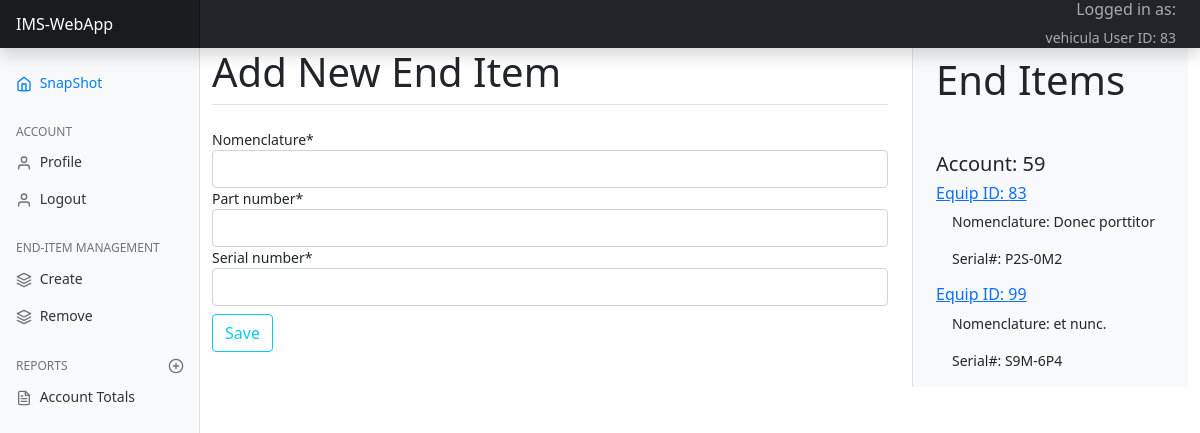
Page /home/newitem/ (signed in) on the committed database.
### account/models.py (models this page shows, shortened)
class Account(AbstractBaseUser):
    custodian_id            = models.AutoField(primary_key=True)
    email                   = models.EmailField(verbose_name="email",max_length=60, unique=True)
    username                = models.CharField(max_length=30, unique=True)
    first_name              = models.CharField(max_length=45)
    last_name               = models.CharField(max_length=45)
    date_joined             = models.DateTimeField(verbose_name='date joined', auto_now_add=True)
    last_login              = models.DateTimeField(verbose_name='last login', auto_now=True)
    is_admin                = models.BooleanField(default=False)
    is_active               = models.BooleanField(default=False)
    is_staff                = models.BooleanField(default=False)
    is_superuser            = models.BooleanField(default=False)
    USERNAME_FIELD = 'email'
    REQUIRED_FIELDS = ['username', 'first_name','last_name',]
    objects = MyAccountManager()

### ims/models.py (models this page shows, shortened)
class EndItem(models.Model):
    end_item_id = models.AutoField(primary_key=True)
    nomenclature = models.CharField(max_length=45)
    part_number = models.CharField(max_length=45)
    serial_number = models.CharField(max_length=45)
    end_item_account_number = models.ForeignKey(EqAccount, on_delete=models.CASCADE, null=True, blank=True)
    status = models.IntegerField

### ims/views.py (the view)
# urls.py: path('newitem/', views.newItem, name='newItem'),
@login_required(login_url='login')
def newItem(request):
    current_user = request.user
    user_id = get_user_id(request)
    eq_acct = get_eq_acct(user_id)
    end_items = get_end_items(eq_acct)
    title = "New Item"
    context = {}
    print('Eq Acct: ', eq_acct)
    if request.method == 'POST':
        form = new_item_form(request.POST)
        context = {'form': form, 'current_user': current_user,
                'user_id': user_id,
                'eq_acct': eq_acct,
                'end_items': end_items,
                'title': title,
        }
        form.instance.end_item_account_number = EqAccount.objects.filter(eq_account_custodian_id = request.user.pk).first()
        form.save()
        messages.success(request, f'Your equipment item has been added!')
    else:
        form = new_item_form()
        context = {'form': form, 'current_user': current_user,
                'user_id': user_id,
                'eq_acct': eq_acct,
                'end_items': end_items,
                'title': title,
        }
    return render(request, 'ims/new_end_item.html', context)

### ims/forms.py
class new_item_form(ModelForm):
    class Meta:
        model = models.EndItem
        exclude = ('end_item_account_number',)

### ims/views.py (called while the page is built)
def get_user_id(request):
    current_user = request.user
    user_id = current_user.pk
    return user_id

def get_eq_acct(user_id):
    eq_acct = EqAccount.objects.values_list('eq_account_number', flat=True).filter(eq_account_custodian_id=user_id).first()
    return eq_acct

def get_end_items(eq_acct):
    end_items = EndItem.objects.filter(end_item_account_number=eq_acct)
    return end_items

### ims/templates/ims/new_end_item.html
{% extends "ims/ims_base.html" %}
{% load crispy_forms_filters %}
{% load crispy_forms_tags %}
{% block content %}
    <div class="content-area">
        <form method="POST" action="{% url 'newItem' %}">{% csrf_token %}
            <fieldset class="form-group">
                <legend class="border-bottom mb-4"><h1>Add New End Item</h1></legend>
                {{ form|crispy }}
            </fieldset>
            <div class="form-group">
                <button class="btn btn-outline-info mt-2 p-50" type="submit" value="Select">Save</button>
            </div>
        </form>
    </div>
{% endblock content %}

### ims/templates/ims/ims_base.html (shortened to what this page needs)
{% load static %}
<!doctype html>
<html lang="en">
  <head>
    <link href="https://getbootstrap.com/docs/5.0/dist/css/bootstrap.min.css" rel="stylesheet">
    <link href="https://getbootstrap.com/docs/5.0/examples/dashboard/dashboard.css" rel="stylesheet">
    <link rel="stylesheet" href="{% static 'ims_main.css' %}">
  </head>
<body>
    <header class="navbar navbar-dark sticky-top bg-dark flex-md-nowrap p-0 shadow">
        <a class="navbar-brand col-md-3 col-lg-2 me-0 px-3" href="{% url 'home' %}">IMS-WebApp</a>
        <div class="ml-auto pe-4 loggedin"><h6>Logged in as: </h6>{{ user.username }} User ID: {{ user.pk }}</div>
    </header>
    <div class="container-fluid">
        <div class="row">
            <div class="col-lg-2 col-md-3">
                <nav id="sidebarMenu" class="col-md-3 col-lg-2 d-md-block bg-light sidebar collapse">
                    <div class="position-sticky pt-3">
                        <ul class="nav flex-column">
                            <li class="nav-item">
                                <a class="nav-link active" aria-current="page" href="{% url 'home' %}">
                                    <span data-feather="home"></span>
                                    SnapShot
                                </a>
                            </li>
                        </ul>
                        <h6 class="sidebar-heading d-flex justify-content-between align-items-center px-3 mt-4 mb-1 text-muted">
                            <span>Account</span>
                        </h6>
                        <ul class="nav flex-column">
                            <li class="nav-item">
                                <a class="nav-link" href="{% url 'profile' %}">
                                    <span data-feather="user"></span>
                                    Profile
                                </a>
                            </li>
                            <li class="nav-item">
                                <a class="nav-link" href="{% url 'logout' %}">
                                    <span data-feather="user"></span>
                                    Logout
                                </a>
                            </li>
                        </ul>
                        <h6 class="sidebar-heading d-flex justify-content-between align-items-center px-3 mt-4 mb-1 text-muted">
                            <span>End-Item Management</span>
                        </h6>
                        <ul class="nav flex-column mb-2">
                            <li class="nav-item">
                                <a class="nav-link" href="{% url 'newItem' %}">
                                    <span data-feather="layers"></span>
                                    Create
                                </a>
                            </li>
                            <li class="nav-item">
                                <a class="nav-link" href="#">
                                    <span data-feather="layers"></span>
                                    Remove
                                </a>
                            </li>
                        </ul>
                        <h6 class="sidebar-heading d-flex justify-content-between align-items-center px-3 mt-4 mb-1 text-muted">
                            <span>Reports</span>
                                <a class="link-secondary" href="#" aria-label="Add a new report">
                                    <span data-feather="plus-circle"></span>
                                </a>
                        </h6>
                        <ul class="nav flex-column mb-2">
                            <li class="nav-item">
                                <a class="nav-link" href="#">
                                    <span data-feather="file-text"></span>
                                        Account Totals
                                </a>
                            </li>
                        </ul>
                    </div>
                </nav>
            </div>
            <div id="page-content" class="col-md-6 col-lg-7 col-sm-8">
            {% block content %} {% endblock %}
            </div>
            <div class="col-md-3 col-lg-3 col-sm-4">
                <div class="container right-side">
                    <h1 class="pt-2 mb-5">End Items</h1>
                    <h5 class="acct_id" id="{{ eq_acct }}">Account: {{ eq_acct }}</h5>
                    {% for item in end_items %}
                        <a id="{{ item.end_item_id }}" href="{% url 'updateItem' item.end_item_id %}"><h6>Equip ID: {{ item.end_item_id }}</h6></a>
                        <p class="ps-3">Nomenclature: {{ item.nomenclature }}</p>
                        <p class="ps-3">Serial#: {{ item.serial_number }}</p>
                    {% endfor %}
                </div>
            </div>
        </div>
    </div>
</body>
</html>

### ims/static/ims_main.css (style rules this page uses)
body { font-size: .875rem; }
.feather { width: 16px; height: 16px; vertical-align: text-bottom; }
.sidebar { position: fixed; top: 0; bottom: 0; left: 0; z-index: 100; padding: 48px 0 0; box-shadow: inset -1px 0 0 rgba(0, 0, 0, .1); }
.sidebar .nav-link { font-weight: 500; color: #333; }
.sidebar .nav-link .feather { margin-right: 4px; color: #727272; }
.sidebar .nav-link.active { color: #007bff; }
.sidebar .nav-link:hover .feather, .sidebar .nav-link.active .feather { color: inherit; }
.sidebar-heading { font-size: .75rem; text-transform: uppercase; }
.navbar-brand { padding-top: .75rem; padding-bottom: .75rem; font-size: 1rem; background-color: rgba(0, 0, 0, .25); box-shadow: inset -1px 0 0 rgba(0, 0, 0, .25); }

### ims/templates/ims/ims_base.html (style rules this page uses)
.loggedin { color: #aaaaaa; text-align: right; }
.right-side, .container { height: 100%; box-shadow: inset 1px 0 0 rgba(0, 0, 0, .1); overflow-x: auto; overflow-y: auto; border-left:inherit; background-color: #f8f9fa!important; }

### rows in the picture
Account: username "vehicula", pk "83"
EndItem: end_item_id "83", nomenclature "Donec porttitor", serial_number "P2S-0M2"
EndItem: end_item_id "99", nomenclature "et nunc.", serial_number "S9M-6P4"

### other values in the picture
{{ eq_acct }} "59"
